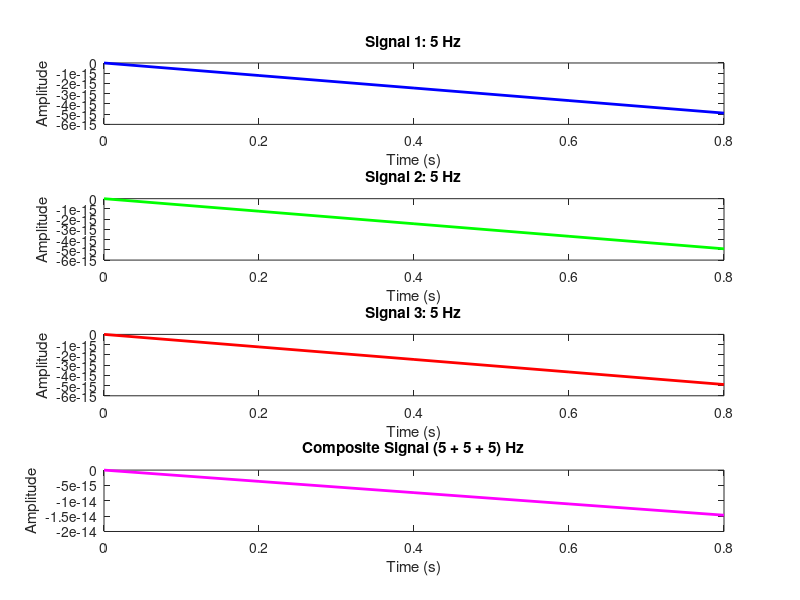
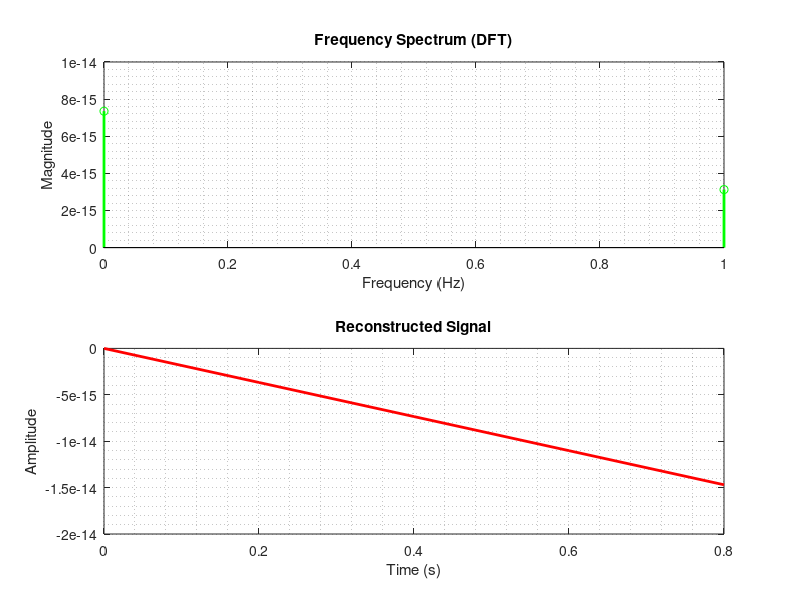
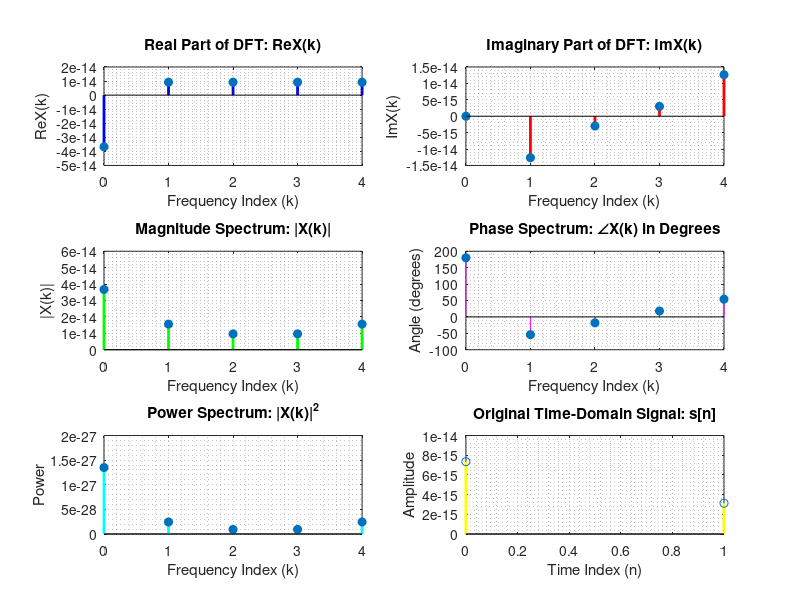

Write MATLAB code to recreate these figures, in order.
%% 5.1 Composite Signal
clc; clear all; close all;
fs = input('Enter sampling frequency (Hz): ')
L = input('Enter number of samples: ')
f1 = input('Enter frequency of Signal 1 (Hz): ')
f2 = input('Enter frequency of Signal 2 (Hz): ')
f3 = input('Enter frequency of Signal 3 (Hz): ')
A = input('Enter amplitude: ')
t = (0:L-1)/fs

s1 = A * sin(2*pi*f1*t)
s2 = A * sin(2*pi*f2*t)
s3 = A * sin(2*pi*f3*t)
s = s1 + s2 + s3

figure
subplot(4,1,1)
plot(t, s1, 'b','LineWidth',2)
title(['Signal 1: ', num2str(f1), ' Hz'])
xlabel('Time (s)') 
ylabel('Amplitude')

subplot(4,1,2)
plot(t, s2, 'g','LineWidth',2)
title(['Signal 2: ', num2str(f2), ' Hz'])
xlabel('Time (s)')
ylabel('Amplitude')

subplot(4,1,3)
plot(t, s3, 'r','LineWidth',2)
title(['Signal 3: ', num2str(f3), ' Hz'])
xlabel('Time (s)') 
ylabel('Amplitude')

subplot(4,1,4)
plot(t, s, 'm', 'LineWidth',2)
title(['Composite Signal (', num2str(f1), ' + ', num2str(f2), ' + ', num2str(f3), ') Hz'])
xlabel('Time (s)') 
ylabel('Amplitude')

%% 5.2 FFT and IFFT of the signal
clc; close all;
S = fft(s)
f = (0:L-1)*(fs/L)
si = ifft(S)

figure;
subplot(2,1,1)
stem(f(1:L/2), abs(S(1:L/2))/L, 'g', 'LineWidth', 2)
title('Frequency Spectrum (DFT)')
xlabel('Frequency (Hz)')
ylabel('Magnitude')
grid minor

subplot(2,1,2)
plot(t, real(si), 'r', 'LineWidth', 2)
title('Reconstructed Signal')
xlabel('Time (s)')
ylabel('Amplitude')
grid minor

%% 5.3 real part, imaginary part, magnitude, and phase angle of a signal.

clc; close all;

x = S  
N = length(x)
m = 0:N-1

X_real = zeros(1, N)
X_imag = zeros(1, N)
X_mag  = zeros(1, N)
X_phase = zeros(1, N)
X_power = zeros(1, N)

for k = 1:N
     re = (x(k) + conj(x(k))) / 2          
    
   im = (x(k) - conj(x(k))) / (2i)

    X_real(k) = re
    X_imag(k) = im
    X_mag(k) = sqrt(re^2 + im^2)

    if re == 0 && im == 0
        X_phase(k) = 0
    else
        X_phase(k) = atan2(im, re) * (180/pi)
    end

    X_power(k) = re^2 + im^2
end

disp('Index (k) | Real | Imag | Magnitude | Phase (deg) | Power')
for k = 1:N
    fprintf('%9d | %6.2f | %6.2f | %9.2f | %11.2f | %7.2f\n', ...
        k-1, X_real(k), X_imag(k), X_mag(k), X_phase(k), X_power(k))
end

m = 0:N-1
figure

subplot(3,2,1)
stem(m, X_real, 'filled', 'Color', 'b','LineWidth',2)
title('Real Part of DFT: Re{X(k)}')
xlabel('Frequency Index (k)')
ylabel('Re{X(k)}')
grid minor

subplot(3,2,2)
stem(m, X_imag, 'filled', 'Color', 'r','LineWidth',2)
title('Imaginary Part of DFT: Im{X(k)}')
xlabel('Frequency Index (k)')
ylabel('Im{X(k)}')
grid minor

subplot(3,2,3)
stem(m, X_mag, 'filled', 'Color', 'g', 'LineWidth',2)
title('Magnitude Spectrum: |X(k)|')
xlabel('Frequency Index (k)')
ylabel('|X(k)|')
grid minor

subplot(3,2,4)
stem(m, X_phase, 'filled', 'Color', 'm')
title('Phase Spectrum: ∠X(k) in Degrees')
xlabel('Frequency Index (k)')
ylabel('Angle (degrees)')
grid minor

subplot(3,2,5)
stem(m, X_power, 'filled', 'Color', 'c', 'LineWidth',2)
title('Power Spectrum: |X(k)|^2')
xlabel('Frequency Index (k)')
ylabel('Power')
grid minor

subplot(3,2,6)
stem(f(1:L/2), abs(S(1:L/2))/L, 'Color','y', 'LineWidth',2)  % Plot s (original signal), not x (FFT)
title('Original Time-Domain Signal: s[n]')
xlabel('Time Index (n)')
ylabel('Amplitude')
grid minor